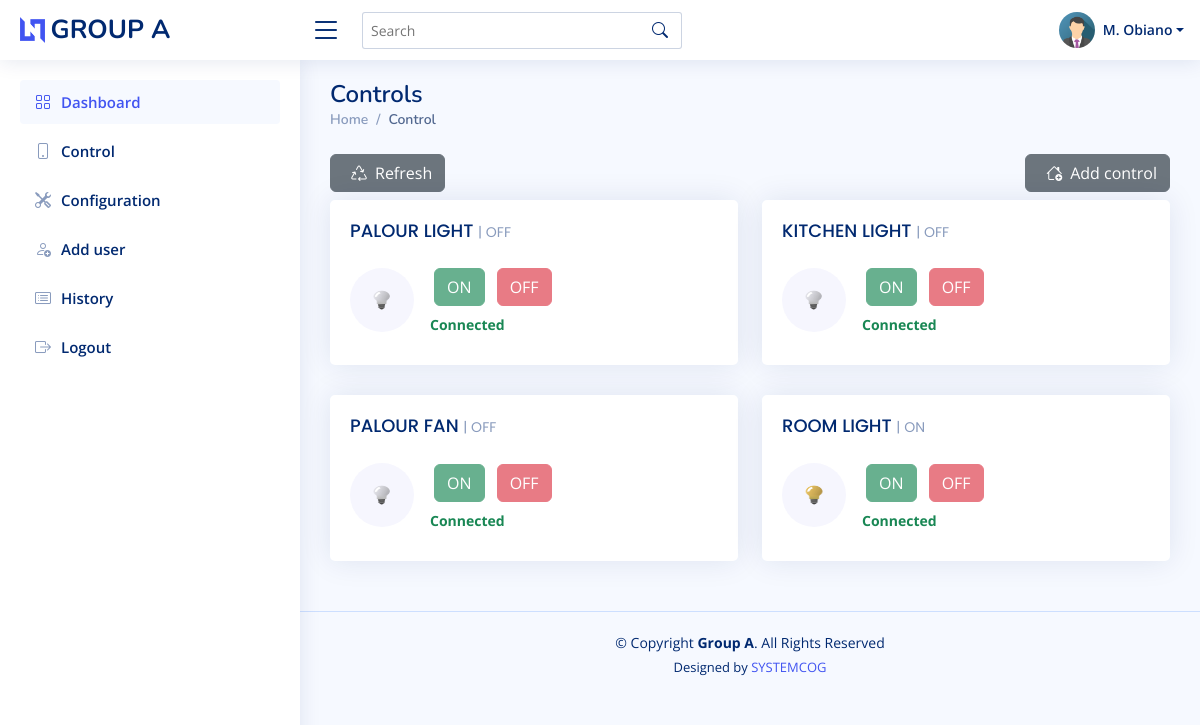
/controls/ (signed in), run on an earlier commit of the app's database.
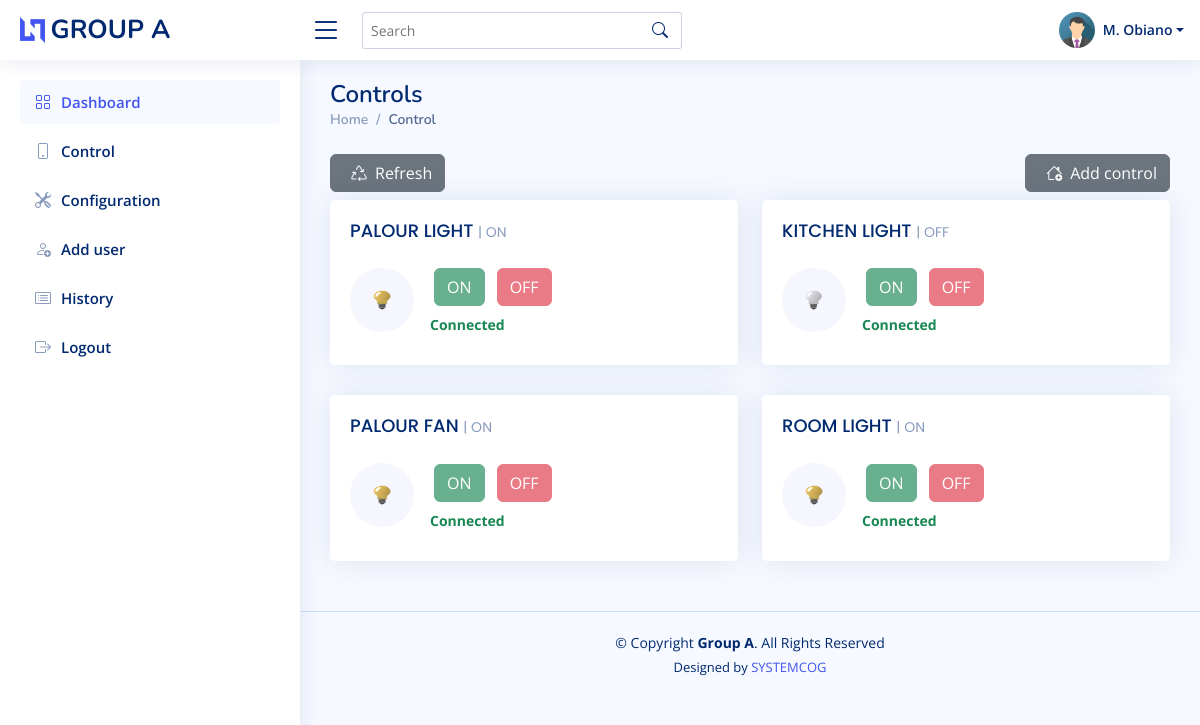
And on a later commit of the database.
### account/models.py (models this page shows, shortened)
class Control(models.Model):
    name = models.CharField(max_length=100)
    keyword = models.CharField(max_length=100)
    level = models.IntegerField(default=0)
    status = models.BooleanField(default=False)
    acknowledge_response = models.BooleanField(default=False)
    connection_status = models.BooleanField(default=False)
    image = models.ImageField(upload_to='control', default='control.png', blank=True, null=True)
    user = models.ForeignKey(User, models.CASCADE)
    ref = models.UUIDField(default=uuid.uuid4, editable=False)
    created = models.DateTimeField(default=timezone.now)

### account/decorators.py (the view)
        def wrapper_func(request, *args, **kwargs):
            group = None
            if request.user.groups.exists():
                group = request.user.groups.all()[0].name
            if group in allowed_roles:
                return view_func(request, *args, **kwargs)
            else:
                return render(request,'account/404.html')

### account/forms.py
class ControlForm(forms.ModelForm):
    class Meta:
        model = Control
        fields = ['level','image']

### account/context_processors.py (called while the page is built)
def config_objects(request):
    from .models import Config
    if not Config.objects.all().exists():
        Config.objects.create()
    return {'config': Config.objects.get(id=1)}

### account/views.py (called while the page is built, shortened)
@login_required(login_url='login')
@allowed_users(allowed_roles=['visitor','admin'])
def control(request):
    user = request.user
    control = Control.objects.all()
    form = ControlForm()
    context = {
        'control':control,
        'form':form,
    }
    return render(request, 'account/control.html', context)

### account/templates/account/control.html (shortened to what this page needs)
{% extends 'account/main.html' %}
{% load crispy_forms_tags %}
{% load static %}
{% block content %}
<div class="pagetitle">
    <h1>Controls</h1>
    <nav>
      <ol class="breadcrumb">
        <li class="breadcrumb-item"><a href="{% url 'home' %}">Home</a></li>
        <li class="breadcrumb-item active">Control</li>
      </ol>
    </nav>
</div>
<div class="d-flex justify-content-between">
    <a href="{% url 'refresh' %}" class="btn btn-secondary my-2"><i class="bi bi-recycle mx-2"></i>Refresh</a>
    <button type="button" class="btn btn-secondary my-2" data-bs-toggle="modal" data-bs-target="#add"><i class="bi bi-house-add mx-2"></i>Add control</button>
</div>
<section class="section dashboard">
    <div class="row">
        {% for control in control %}
        <div class="col-xl-6 col-md-12">
            <div class="card info-card sales-card">
                <div class="card-body">
                    <h5 class="card-title">
                        {{control.name}}
                        {% if control.status %}
                        <span>| ON</span>
                        {% else %}
                        <span>| OFF</span>
                        {% endif %}
                    </h5>
                    <div class="d-flex align-items-center">
                        <div class="card-icon rounded-circle d-flex align-items-center justify-content-center">
                            {% if control.status %}
                            <img src="{% static 'image/on.png' %}" alt="" class="img-fluid rounded-circle" style="width: 20px; height: 20px;">
                            {% else %}
                            <img src="{% static 'image/off.png' %}" alt="" class="img-fluid rounded-circle" style="width: 20px; height: 20px;">
                            {% endif %}
                        </div>
                        <div class="ps-3">
                            {% if control.keyword == 'binary' %}
                            {% if config.connection_status %}
                            <a href="{% url 'on-led' control.ref %}" role="button" class="btn btn-success m-1">ON</a>
                            <a href="{% url 'off-led' control.ref %}" role="button" class="btn btn-danger m-1">OFF</a>
                            {% else %}
                            <button class="btn btn-success m-1 disabled">ON</button>
                            <button class="btn btn-danger m-1 disabled">OFF</button>
                            {% endif %}
                            {% endif %}
                            {% if control.connection_status %}
                            <div class="text-success small pt-1 fw-bold">Connected</div>
                            {% else %}
                            <div class="text-danger small pt-1 fw-bold">Disonnected</div>
                            {% endif %}
                        </div>
                    </div>
                </div>
            </div>
        </div>
        {% endfor %}
    </div>
</section>
{% endblock content %}

What changed in the data, as far as the page shows it:
changed Control "PALOUR LIGHT": status: picture added; status: picture removed; status "| OFF" → "| ON"
changed Control "PALOUR FAN": status: picture added; status: picture removed; status "| OFF" → "| ON"
